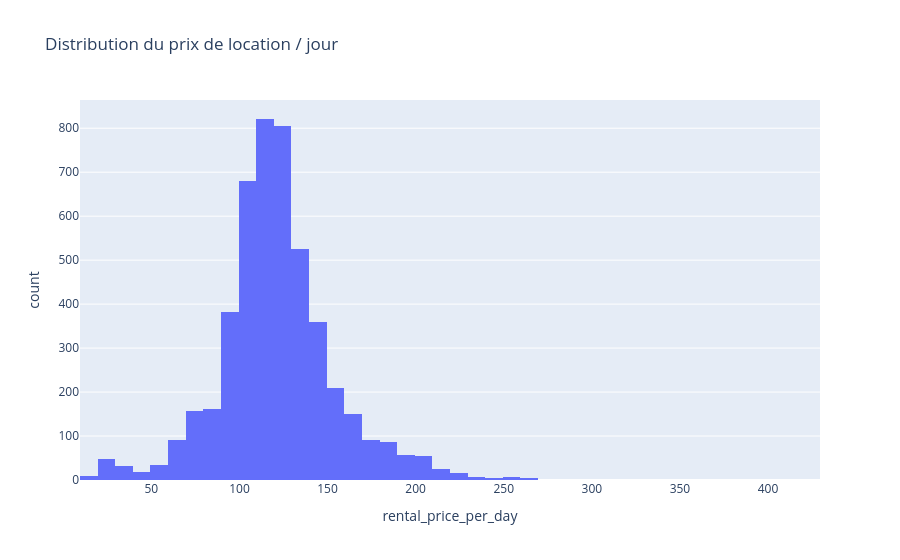
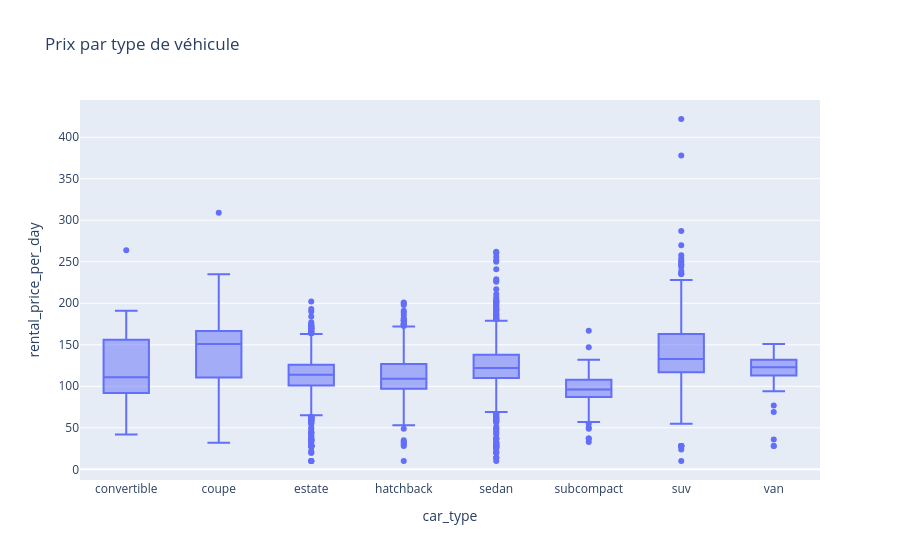
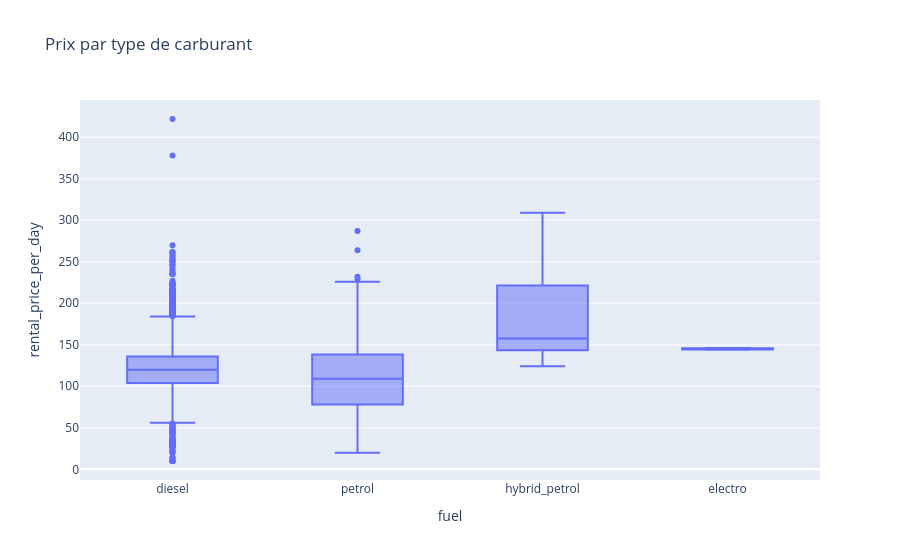

The notebook cell saved with these charts, in order:
### Markdown cell above
## 1.3) Analuyses et Visualisations

### Code cell
# Distribution du prix (target)
fig = px.histogram(df_model, x='rental_price_per_day', nbins=50,
                   title='Distribution du prix de location / jour')
fig.show()

# Prix par type de véhicule
fig2 = px.box(df_model, x='car_type', y='rental_price_per_day',
              title='Prix par type de véhicule', points='outliers')
fig2.show()

# Prix par carburant
fig3 = px.box(df_model, x='fuel', y='rental_price_per_day',
              title='Prix par type de carburant', points='outliers')
fig3.show()

# Corrélations numériques
df_model[['mileage', 'engine_power', 'rental_price_per_day']].corr()

### Figure 1 — Plotly figure (JSON) as saved in the notebook; plotly's stock layout.template omitted (floating-point values rounded to 4 significant figures; data arrays with more than 128 entries replaced by an {"elided": "..."} marker saying what was removed)
{"data": [{"bingroup": "x", "hovertemplate": "rental_price_per_day=%{x}<br>count=%{y}<extra></extra>", "legendgroup": "", "marker": {"color": "#636efa", "pattern": {"shape": ""}}, "name": "", "nbinsx": 50, "orientation": "v", "showlegend": false, "type": "histogram", "x": {"elided": "4841 int values"}, "xaxis": "x", "yaxis": "y"}], "layout": {"barmode": "relative", "legend": {"tracegroupgap": 0}, "title": {"text": "Distribution du prix de location / jour"}, "xaxis": {"anchor": "y", "domain": [0, 1], "title": {"text": "rental_price_per_day"}}, "yaxis": {"anchor": "x", "domain": [0, 1], "title": {"text": "count"}}}}

### Figure 2 — Plotly figure (JSON) as saved in the notebook; plotly's stock layout.template omitted (floating-point values rounded to 4 significant figures; data arrays with more than 128 entries replaced by an {"elided": "..."} marker saying what was removed)
{"data": [{"alignmentgroup": "True", "boxpoints": "outliers", "hovertemplate": "car_type=%{x}<br>rental_price_per_day=%{y}<extra></extra>", "legendgroup": "", "marker": {"color": "#636efa"}, "name": "", "notched": false, "offsetgroup": "", "orientation": "v", "showlegend": false, "type": "box", "x": {"elided": "4841 str values"}, "x0": " ", "xaxis": "x", "y": {"elided": "4841 int values"}, "y0": " ", "yaxis": "y"}], "layout": {"boxmode": "group", "legend": {"tracegroupgap": 0}, "title": {"text": "Prix par type de véhicule"}, "xaxis": {"anchor": "y", "domain": [0, 1], "title": {"text": "car_type"}}, "yaxis": {"anchor": "x", "domain": [0, 1], "title": {"text": "rental_price_per_day"}}}}

### Figure 3 — Plotly figure (JSON) as saved in the notebook; plotly's stock layout.template omitted (floating-point values rounded to 4 significant figures; data arrays with more than 128 entries replaced by an {"elided": "..."} marker saying what was removed)
{"data": [{"alignmentgroup": "True", "boxpoints": "outliers", "hovertemplate": "fuel=%{x}<br>rental_price_per_day=%{y}<extra></extra>", "legendgroup": "", "marker": {"color": "#636efa"}, "name": "", "notched": false, "offsetgroup": "", "orientation": "v", "showlegend": false, "type": "box", "x": {"elided": "4841 str values"}, "x0": " ", "xaxis": "x", "y": {"elided": "4841 int values"}, "y0": " ", "yaxis": "y"}], "layout": {"boxmode": "group", "legend": {"tracegroupgap": 0}, "title": {"text": "Prix par type de carburant"}, "xaxis": {"anchor": "y", "domain": [0, 1], "title": {"text": "fuel"}}, "yaxis": {"anchor": "x", "domain": [0, 1], "title": {"text": "rental_price_per_day"}}}}
